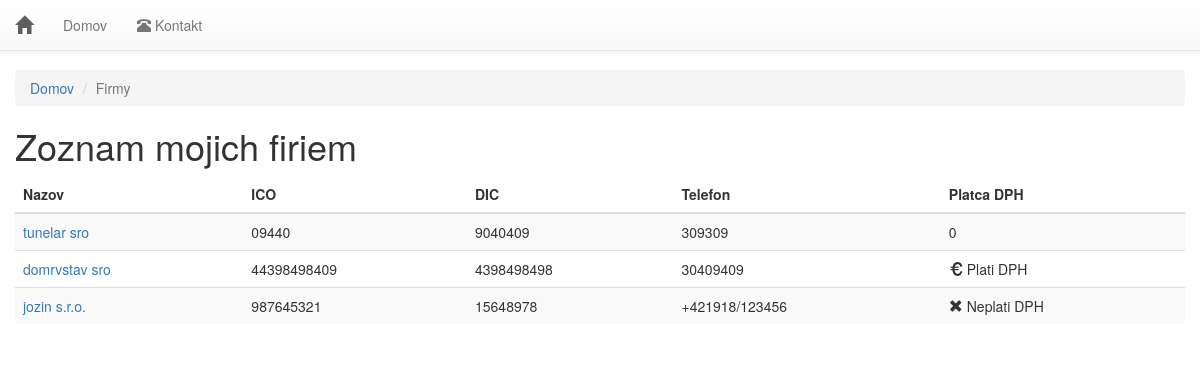
The app's page /firma/ (signed in) with its own data.
### invoice/models.py (models this page shows, shortened)
class Firma(models.Model):
    id = models.AutoField(primary_key=True)
    db_uuid = models.UUIDField(unique=True, default=uuid.uuid4, editable=False)
    creator = models.ForeignKey(Login, blank=False, on_delete=models.CASCADE,)
    nazov = models.CharField(blank=False, max_length=200)
    meno = models.CharField(blank=False, max_length=50)
    priezvisko = models.CharField(blank=False, max_length=50)
    ico = models.CharField(blank=False, max_length=50)
    dic = models.CharField(blank=False, max_length=50)
    banka = models.CharField(blank=False, max_length=100)
    alphanumeric = RegexValidator(r'^[0-9a-zA-Z]*$', 'Zadajte cislo vo formate IBAN')
    cislo_uctu = models.CharField(blank=False, max_length=24, validators=[alphanumeric])
    banky = (
        ('', 'vyberte'),
        ('SUBASKBX', 'Všeobecná úverová banka, a. s.'),
        ('GIBASKBX', 'Slovenská sporiteľňa, a. s.'),
        ('TATRSKBX', 'Tatra banka, a. s.'),
        ('BREXSKBX', 'MBANK – BRE Bank SA, pobočka zahraničnej banky mBank v SR'),
        ('UNCRSKBX', 'UniCredit Bank Czech Republic and Slovakia, a. s., pobočka zahr. banky'),
        ('CEKOSKBX', 'ČSOB – Československá obchodná banka, a.s.'),
    )
    cislo_swift = models.CharField(max_length=8, choices=banky, default='', blank=False)
    platca_DPH = models.CharField(choices=[("20", "ano"), ("0", "nie")], max_length=2)
    telefon = models.CharField(max_length=50)
    adresa_ulica = models.CharField(max_length=200)
    adresa_mesto = models.CharField(max_length=90)
    adresa_PSC = models.CharField(max_length=20)

### invoice/views.py (the view)
# urls.py: path('firma/', views.firmas_all, name='firmas_all'),
@login_required(login_url='/logmein/')
def firmas_all(request):
    Firmas_list = Firma.objects.all()
    t = 'invoice/firmas.html'
    c = {'Firmas_list': Firmas_list, }
    return HttpResponse(render_to_string(t, c))

### templates/invoice/firmas.html (shortened to what this page needs)
<!DOCTYPE html>
<html>
<head>
    {% include "invoice/head.html" %}
</head>
<body>
{% include "invoice/nav.html" %}
<div class="container-fluid">
    <ol class="breadcrumb">
        <li><a href="/">Domov</a></li>
        <li class="active">Firmy</li>
    </ol>
    <h1>Zoznam mojich firiem</h1>
    {% if Firmas_list %}
    <div class="table-responsive">
        <table class="table table-striped table-hover">
            <thead>
            <tr>
                <th>Nazov</th>
                <th>ICO</th>
                <th>DIC</th>
                <th>Telefon</th>
                <th>Platca DPH</th>
            </tr>
            </thead>
            <tbody>
            {% for b in Firmas_list %}
            <tr>
                <td><a href="/firma/{{ b.id }}">{{ b.nazov }}</a></td>
                <td>{{b.ico}}</td>
                <td>{{b.dic}}</td>
                <td>{{b.telefon}}</td>
                <td class="DPH">{{ b.platca_DPH }}</td>
            </tr>
            {% endfor %}
            </tbody>
        </table>
    </div>
    {% else %}
    <p>Ziadne zaznamy.</p>
    {% endif %}
</div>
</body>
</html>

### templates/invoice/head.html (style rules this page uses)
body { padding-top: 70px; }

### records on screen
Firma: nazov "tunelar sro", ico "09440", dic "9040409", telefon "309309", platca_DPH "0"
Firma: nazov "domrvstav sro", ico "44398498409", dic "4398498498", telefon "30409409"
Firma: nazov "jozin s.r.o.", ico "987645321", dic "15648978", telefon "+421918/123456"
